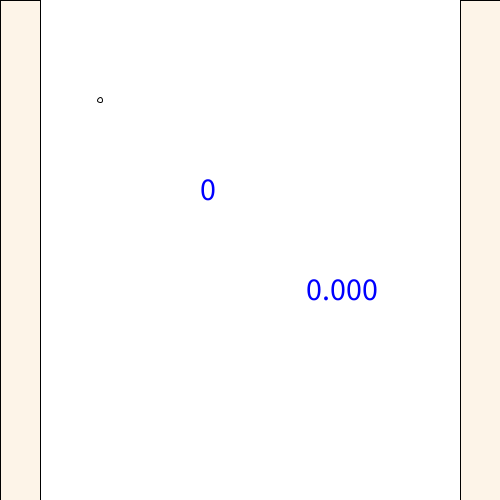
Frame 1 (no input)
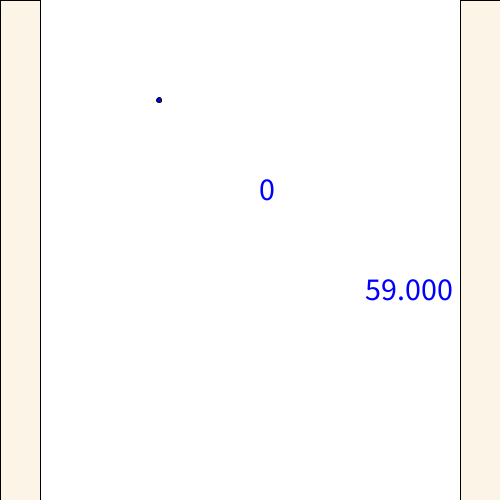
Frame 60 (the mouse pressed at the canvas centre just before this capture)
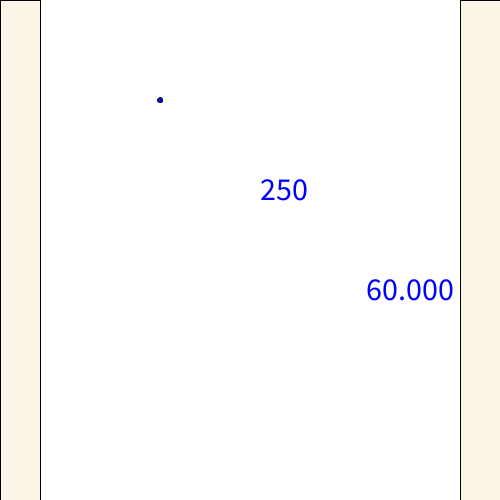
Frame 120 (the mouse held since frame 60 and released just before this capture)

The Processing sketch that drew these frames (run headless with seeded random() and noise(); from frame 60 on, the mouse is pressed at the canvas centre):

// Processing sketch: processing_164189
// ── processing_164189.pde

float sx = 0;

void setup ()
{
size (500,500);
}



void draw ()
{
background (255,255,255);
pushStyle();
fill (240, 163, 63, 30);
rect (0,0, 40,500);
rect (460,0, 500,500);
popStyle();

translate (sx,0);
ellipse (100,100,5,5);

textSize (32);
fill (0, 0, 255);
text (mouseX, 200,200);
text (sx, 300,300);

if (mouseX < 40) {
  sx = sx + 1;
  }

else if (mouseX > 460) {
  sx = sx - 1;
  }


  
}
